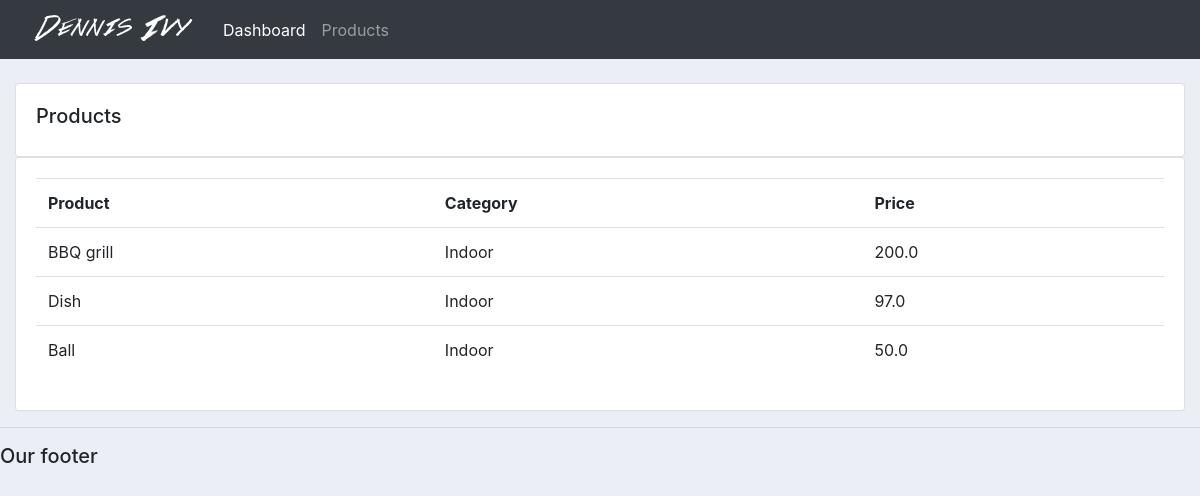
/products/, run on an earlier commit of the app's database.
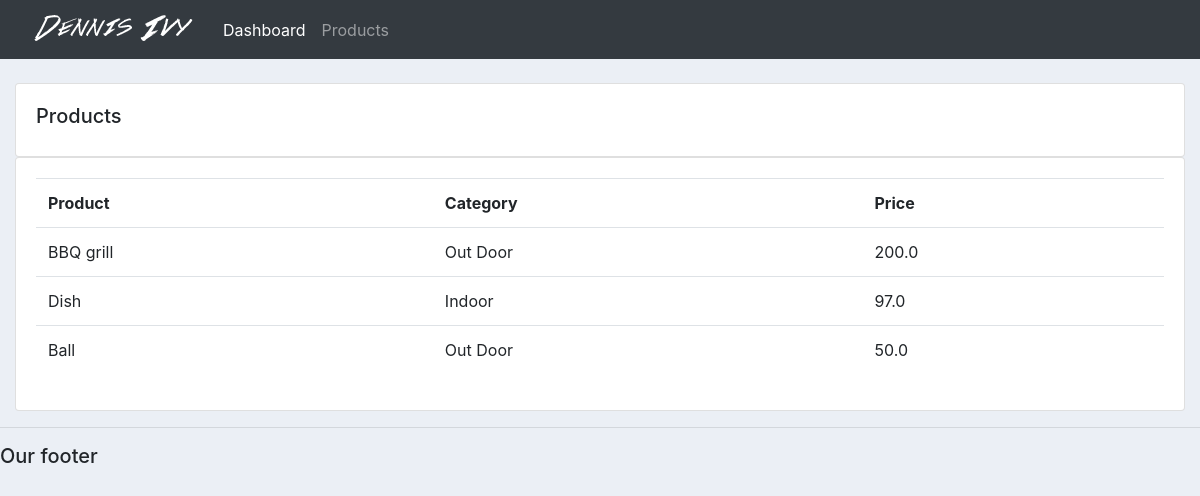
And on a later commit of the database.
### accounts/models.py (models this page shows, shortened)
class Product(models.Model):
    CATEGORY=(
        ('Indoor','Indoor'),
        ('Out Door', 'Out Door')
    )
    name = models.CharField(max_length=200, null=True)
    price = models.FloatField(null=True)
    category = models.CharField(max_length=200, null=True, choices=CATEGORY)
    description = models.CharField(max_length=200, null=True, blank=True)
    date_created = models.DateTimeField(auto_now_add=True, null=True)
    tags= models.ManyToManyField(tags)

### accounts/views.py (the view)
# urls.py: path('products/', views.products, name='products'),
def products(request):
	products = Product.objects.all()
	return render(request, 'accounts/products.html', {
		"products" : products
	})

### accounts/templates/accounts/products.html
{%  extends 'accounts/main.html' %}
{% block content %}
		<br>
		<div class="row">
			<div class="col-md">
				<div class="card card-body">
					<h5>Products</h5>
				</div>
				<div class="card card-body">
					<table class="table">
						<tr>
							<th>Product</th>
							<th>Category</th>
							<th>Price</th>
						</tr>
						{% for i in products %}
						<tr>
							<td>{{ i.name }}</td>
							<td>{{ i.category }}</td>
							<td>{{ i.price }}</td>
						</tr>
						{% endfor %}
					</table>
				</div>
			</div>
		</div>
{% endblock content %}

What changed in the data, as far as the page shows it:
changed Product "BBQ grill": category "Indoor" → "Out Door"
changed Product "Ball": category "Indoor" → "Out Door"
